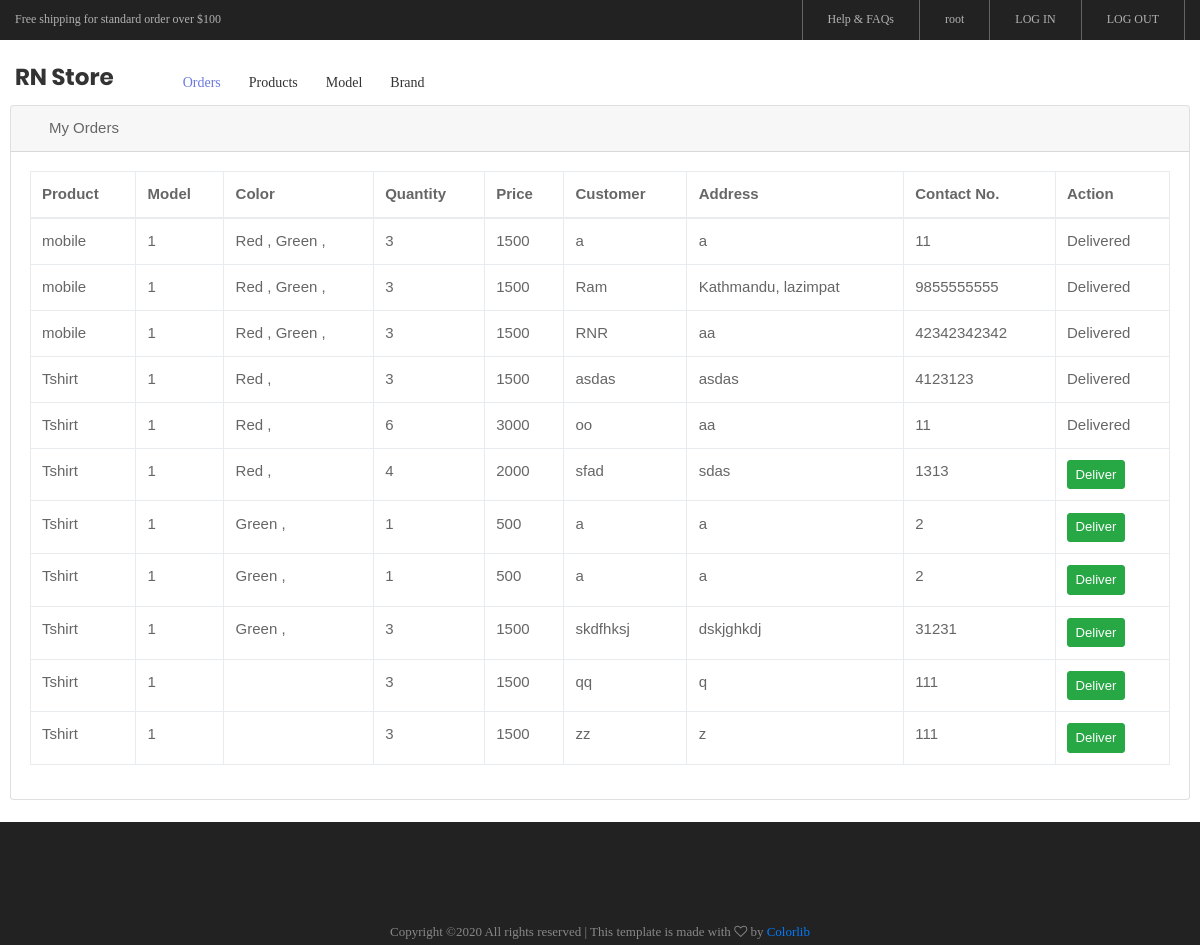
The page /dashboard/ (signed in) on the database its author committed.
### product/models.py (models this page shows)
class ProductOrder(models.Model):
	order_id=models.AutoField(primary_key=True)
	user=models.ForeignKey(settings.AUTH_USER_MODEL,
							on_delete=models.CASCADE,
							related_name='order',
							related_query_name='orders',
							null=True,
							blank=True
							)
	product=models.ForeignKey(Product,
						on_delete=models.CASCADE,
						related_name='order',
						related_query_name='orders',
						null=True,
						blank=True,
						)
	product_json=models.TextField(null=True,blank=True)
	name=models.CharField(max_length=250)
	address=models.CharField(max_length=250)
	ph_no=models.IntegerField()
	quantity = models.IntegerField()
	total_price=models.IntegerField()
	cansil=models.BooleanField(default=False)
	delivered=models.BooleanField(default=False)
	paid=models.BooleanField(default=False)

class Product(models.Model):
	M="M"
	F="F"
	A="A"
	GENDER_CHOICES = (
	(M, "male"),
	(F, "female"),
	(A,"All"),
		)
	S="S"
	M="M"
	L="L"
	XL="XL"
	SIZE_CHOICES = (
	(S,"small"),
	(M, "medium"),
	(L, "large"),
	(XL,"xtra large"),
		)
	user=models.ForeignKey(settings.AUTH_USER_MODEL,
							on_delete=models.CASCADE,
							related_name='product',
							related_query_name='products',
							null=True,
							blank=True
							)
	category=models.ForeignKey(Category,
							on_delete=models.CASCADE,
							related_name='product',
							related_query_name='products',
							null=True,
							)
	brand=models.ForeignKey(Brand,
						on_delete=models.CASCADE,
						related_name='product',
						related_query_name='products',
						null=True,
						)
	model=models.ForeignKey(Model,
						on_delete=models.CASCADE,
						related_name='product',
						related_query_name='products',
						null=True
						)
	gender=models.CharField(
			    choices = GENDER_CHOICES,
			    max_length = 3,
			    default = A,
			  )
	product = models.CharField(max_length=300)
	color = models.ManyToManyField(Color,through='ProductColor')
	size = models.CharField(choices = SIZE_CHOICES,
						    max_length = 10,
						    default = M,
						    )
	price = models.IntegerField()
	description = models.TextField(null=True)
	new_collection = models.BooleanField(default=False)
	text1 = models.CharField(max_length=250,null=True,blank=True)
	text2 = models.CharField(max_length=250,null=True,blank=True)
	def __str__(self):
		return self.product

class Model(models.Model):
	user=models.ForeignKey(settings.AUTH_USER_MODEL,
							on_delete=models.CASCADE,
							related_name='model',
							related_query_name='models',
							null=True,
							blank=True
							)
	model=models.CharField(max_length=250)
	def __str__(self):
		return self.model

class Color(models.Model):
	color=models.CharField(max_length=250)
	def __str__(self):
		return self.color

### product/views.py (the view)
# urls.py: path('dashboard/',Dashboard.as_view(), name = 'dashboard'),
@method_decorator(login_required(), name = "dispatch")
class Dashboard(GroupRequiredMixin,ListView):
    group_names=['Shopkeeper']
    model = Product
    template_name = 'dashboard.html'
    def get_context_data(self, **kwargs):
        context = super().get_context_data(**kwargs)
        context['products']=Product.objects.filter(user=self.request.user)
        context['orders']=ProductOrder.objects.filter(product__user=self.request.user)
        return context

### mixins/mixin.py (called while the page is built)
  def test_func(self):
    return self.request.user.groups.filter(name__in = self.group_names)

### templates/dashboard.html (shortened to what this page needs)
{% extends 'dashboard_base.html' %}
{% block content %}
<div class="card mb-4 " style="margin-top: 65px;margin-left:10px; margin-right: 10px;">
    <div class="card-header">
        <i class="fas fa-table mr-1"></i>
        My Orders
    </div>
    <div class="card-body">
        <div class="table-responsive">
            <table class="table table-bordered" width="100%" cellspacing="0">
                <thead>
                    <tr>
                        <th>Product</th>
						<th>Model</th>
						<th>Color</th>
						<th>Quantity</th>
						<th>Price</th>
						<th>Customer</th>
						<th>Address</th>
						<th>Contact No.</th>
                        <th>Action</th>
                    </tr>
                </thead>
                <tbody>
                	{% for order in orders %}
                	<tr>
                        <td>{{order.product}}</a></td>
						<td>{{order.product.model}}</td>
						<td>{% for col in order.product.color.all %} {{col}} ,{% endfor %}</td>
						<td>{{order.quantity}}</td>
						<td>{{order.total_price}}</td>
						<td>{{order.name}}</td>
						<td>{{order.address}}</td>
						<td>{{order.ph_no}}</td>
                        <td>{% if order.delivered == False %}
                            <a id="deliver" class="btn btn-sm btn-success" href="{% url 'product:deliver' order.order_id %} ">Deliver</a>
                            {% else %}
                            Delivered
                            {% endif %}
                        </td>
					{% endfor %}
                    </tr>
                </tbody>
            </table>
        </div>
    </div>
</div>
{% endblock content %}

### templates/dashboard_base.html (shortened to what this page needs)
{% load static %}
<!DOCTYPE html>
<html lang="en">
<head>
    <link rel="stylesheet" type="text/css" href="{% static 'ecom/vendor/bootstrap/css/bootstrap.min.css'%}">
    <link rel="stylesheet" type="text/css" href="{% static 'ecom/fonts/font-awesome-4.7.0/css/font-awesome.min.css'%}">
    <link rel="stylesheet" type="text/css" href="{% static 'ecom/fonts/iconic/css/material-design-iconic-font.min.css'%}">
    <link rel="stylesheet" type="text/css" href="{% static 'ecom/fonts/linearicons-v1.0.0/icon-font.min.css'%}">
    <link rel="stylesheet" type="text/css" href="{% static 'ecom/vendor/animate/animate.css'%}">
    <link rel="stylesheet" type="text/css" href="{% static 'ecom/vendor/css-hamburgers/hamburgers.min.css'%}">
    <link rel="stylesheet" type="text/css" href="{% static 'ecom/vendor/animsition/css/animsition.min.css'%}">
    <link rel="stylesheet" type="text/css" href="{% static 'ecom/vendor/slick/slick.css'%}">
    <link rel="stylesheet" type="text/css" href="{% static 'ecom/vendor/perfect-scrollbar/perfect-scrollbar.css'%}">
    <link rel="stylesheet" type="text/css" href="{% static 'ecom/css/util.css'%}">
    <link rel="stylesheet" type="text/css" href="{% static 'ecom/css/main.css'%}">
</head>
<body onload="activeMenu()" class="animsition">
    <header>
        <div class="container-menu-desktop">
            <div class="top-bar">
                <div class="content-topbar flex-sb-m h-full container">
                    <div class="left-top-bar">
                        Free shipping for standard order over $100
                    </div>
                    <div class="right-top-bar flex-w h-full">
                        <a href="#" class="flex-c-m trans-04 p-lr-25">
                            Help & FAQs
                        </a>
                        {% if request.user.is_authenticated %}
                            <a href="#" class="flex-c-m trans-04 p-lr-25">
                                {{user.username}}
                            </a>
                        {% else %}
                            <a href="{% url 'account:register' %}" class="flex-c-m trans-04 p-lr-25">
                                REGISTER
                            </a>
                        {% endif %}
                        <a href="{% url 'account:login' %}" class="flex-c-m trans-04 p-lr-25">
                            LOG IN
                        </a>
                        <a href="{% url 'account:logout' %}" class="flex-c-m trans-04 p-lr-25">
                            LOG OUT
                        </a>
                    </div>
                </div>
            </div>
            <div class="wrap-menu-desktop">
                <nav class="limiter-menu-desktop container">
                    <a href="{% url 'home' %}" class="logo">
                        <span class="block1-name ltext-102 trans-04 p-b-8">
                         RN Store
                        </span>
                    </a>
                    <div class="menu-desktop">
                        <ul class="main-menu">
                            <li id="order_link">
                                <a href="{% url 'dashboard' %}">Orders</a>
                            </li>
                            <li id="product_link">
                                <a href="{% url 'product:my-products'%}">Products</a>
                            </li>
                            <li id="model_link">
                                <a href="{% url 'product:model-list'%}">Model</a>
                            </li>
                            <li id="brand_link">
                                <a href="{% url 'product:brand-list'%}">Brand</a>
                            </li>
                        </ul>
                    </div>
                </nav>
            </div>
        </div>
    </header>
    {% block content %}
    {% endblock content%}
    <footer class="bg3 p-t-75 p-b-32">
        <div class="container">
            <div class="p-t-40">
                <div class="flex-c-m flex-w p-b-18">
                </div>
                <p class="stext-107 cl6 txt-center">
Copyright &copy;<script>document.write(new Date().getFullYear());</script> All rights reserved | This template is made with <i class="fa fa-heart-o" aria-hidden="true"></i> by <a href="https://colorlib.com" target="_blank">Colorlib</a>
                </p>
            </div>
        </div>
    </footer>
</body>
</html>

### static/ecom/css/main.css (style rules this page uses)
.container { max-width: 1380px; }
@media (max-width: 1600px) { .container { max-width: 1200px; } }
.container-menu-desktop { height: auto; width: 100%; position: relative; -webkit-transition: all 0.3s; -o-transition: all 0.3s; -moz-transition: all 0.3s; transition: all 0.3s; }
.top-bar { height: 40px; background-color: #222; }
.left-top-bar { font-family: Poppins-Regular; font-size: 12px; line-height: 1.8; color: #b2b2b2; }
.right-top-bar a { font-family: Poppins-Regular; font-size: 12px; line-height: 1.8; height: 100%; color: #b2b2b2; border-right: 1px solid rgba(255,255,255,0.3); }
.right-top-bar a:first-child { border-left: 1px solid rgba(255,255,255,0.3); }
.wrap-menu-desktop { position: fixed; z-index: 1100; background-color: transparent; width: 100%; height: 84px; top: 40px; left: 0px; -webkit-transition: height 0.3s, background-color 0.3s; -o-transition: height 0.3s, background-color 0.3s; -moz-transition: height 0.3s, background-color 0.3s; transition: height 0.3s, background-color 0.3s; }
.limiter-menu-desktop { height: 100%; display: -webkit-box; display: -webkit-flex; display: -moz-box; display: -ms-flexbox; display: flex; align-items: center; background-color: transparent; }
.logo { display: -webkit-box; display: -webkit-flex; display: -moz-box; display: -ms-flexbox; display: flex; align-items: center; height: 65%; margin-right: 55px; }
.menu-desktop { display: -webkit-box; display: -webkit-flex; display: -moz-box; display: -ms-flexbox; display: flex; align-items: center; height: 100%; }
.main-menu { list-style-type: none; margin: 0; display: -webkit-box; display: -webkit-flex; display: -moz-box; display: -ms-flexbox; display: flex; align-items: center; }
.main-menu > li { display: block; position: relative; padding: 20px 10px 20px 0px; margin: 0px 4px 0px 14px; }
.main-menu > li > a { font-family: Poppins-Medium; font-size: 14px; color: #333; padding: 5px 0px; transition: all 0.4s; -webkit-transition: all 0.4s; -o-transition: all 0.4s; -moz-transition: all 0.4s; }
.main-menu > li.active-menu > a { color: #6c7ae0; }
.block1-name { color: #333; }
.cl6 { color: #888; }
.stext-107 { font-family: Poppins-Regular; font-size: 13px; line-height: 1.923; }
.ltext-102 { font-family: Poppins-Bold; font-size: 23px; line-height: 1.1; }
.bg3 { background-color: #222; }

### rows shown on the page
ProductOrder: product "mobile", product.model "1", quantity "3", total_price "1500", name "a", address "a", ph_no "11", delivered "Delivered"
Color: color "Red"
Color: color "Green"
ProductOrder: product "mobile", product.model "1", quantity "3", total_price "1500", name "Ram", address "Kathmandu, lazimpat", ph_no "9855555555", delivered "Delivered"
ProductOrder: product "mobile", product.model "1", quantity "3", total_price "1500", name "RNR", address "aa", ph_no "42342342342", delivered "Delivered"
ProductOrder: product "Tshirt", product.model "1", quantity "3", total_price "1500", name "asdas", address "asdas", ph_no "4123123", delivered "Delivered"
ProductOrder: product "Tshirt", product.model "1", quantity "6", total_price "3000", name "oo", address "aa", ph_no "11", delivered "Delivered"
ProductOrder: product "Tshirt", product.model "1", quantity "4", total_price "2000", name "sfad", address "sdas", ph_no "1313", delivered "Deliver"
ProductOrder: product "Tshirt", product.model "1", quantity "1", total_price "500", name "a", address "a", ph_no "2", delivered "Deliver"
ProductOrder: product "Tshirt", product.model "1", quantity "1", total_price "500", name "a", address "a", ph_no "2", delivered "Deliver"
ProductOrder: product "Tshirt", product.model "1", quantity "3", total_price "1500", name "skdfhksj", address "dskjghkdj", ph_no "31231", delivered "Deliver"
ProductOrder: product "Tshirt", product.model "1", quantity "3", total_price "1500", name "qq", address "q", ph_no "111", delivered "Deliver"
ProductOrder: product "Tshirt", product.model "1", quantity "3", total_price "1500", name "zz", address "z", ph_no "111", delivered "Deliver"

### other values the page prints
{{ user.username }} "root"
